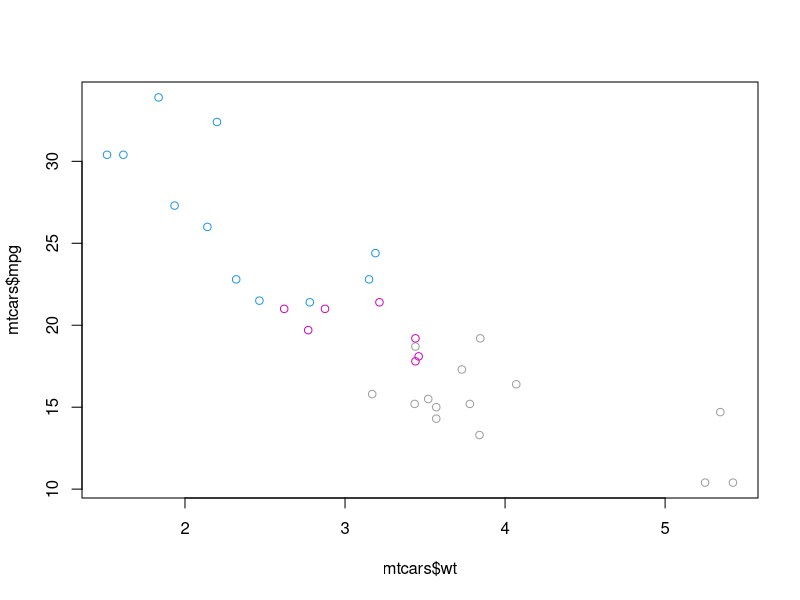
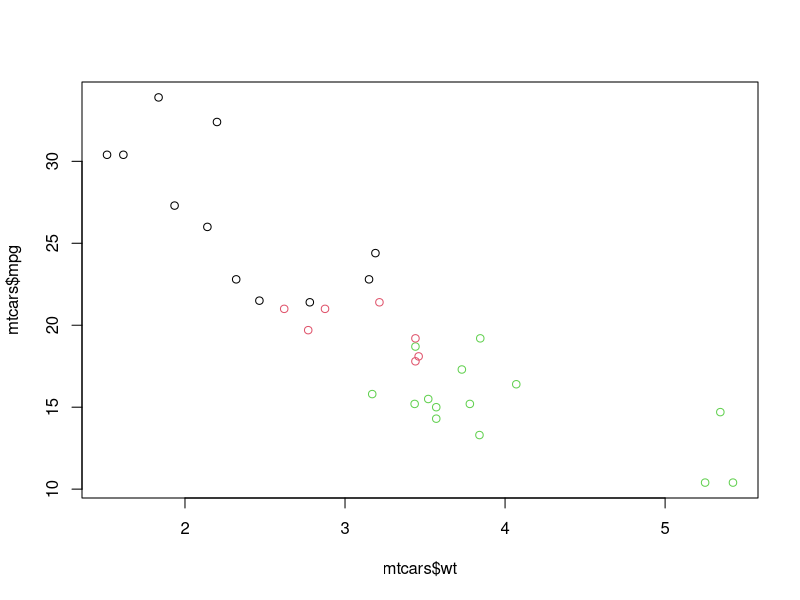
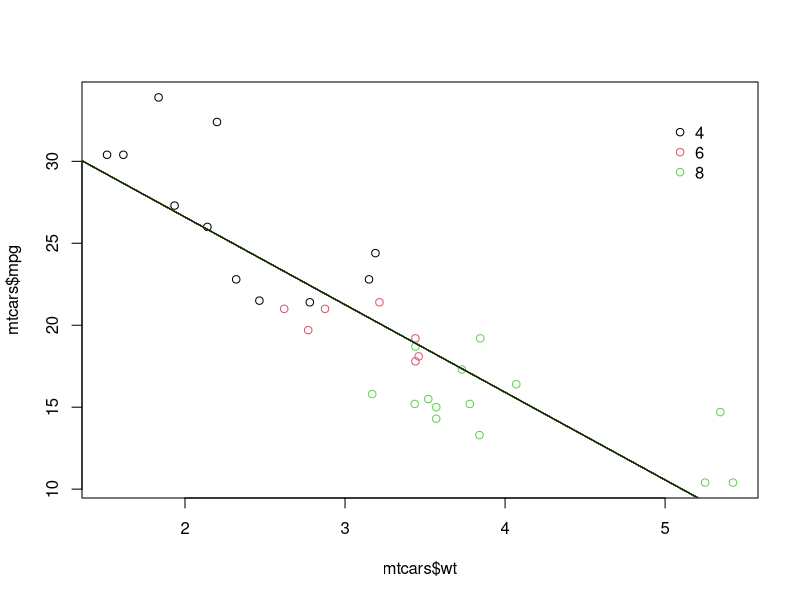

The R source for these figures, in order:
########## Objects and Layers ##########

##### base package and ggplot2, part 1 - plot #####
# Plot the correct variables of mtcars
plot(mtcars$wt, mtcars$mpg, col = mtcars$cyl)

# Change cyl inside mtcars to a factor
mtcars$cyl <- as.factor(mtcars$cyl)

# Make the same plot as in the first instruction
plot(mtcars$wt, mtcars$mpg, col = mtcars$cyl)

# Recall that under-the-hood, factors are simply integer type vectors, 
# so the colors in the second plot are 1, 2, and 3. 
# In the first plot the colors were 4, 6, and 8.

##### base package and ggplot2, part 2 - lm #####
# Basic plot
mtcars$cyl <- as.factor(mtcars$cyl)
plot(mtcars$wt, mtcars$mpg, col = mtcars$cyl)

# Use lm() to calculate a linear model and save it as carModel
carModel <- lm(mpg ~ wt, data = mtcars)

# Call abline() with carModel as first argument and set lty to 2
abline(reg = carModel, lty = 2)

# Plot each subset efficiently with lapply
# You don't have to edit this code
lapply(mtcars$cyl, function(x) {
  abline(carModel, col = x)
  })

# This code will draw the legend of the plot
# You don't have to edit this code
legend(x = 5, y = 33, legend = levels(mtcars$cyl),
       col = 1:3, pch = 1, bty = "n")
# Notice how the legend had to be set manually.

#####  #####






#####  #####







#####  #####






#####  #####





#####  #####

